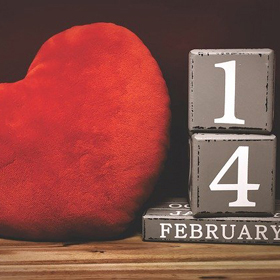
#> input picture Python/openCV/images/dct.jpg, 280 x 280 px
$ jupyter execute dct_filtering.ipynb
#> lines starting #> are read from the running program, lines starting #| are printed output that depends on the picture
### Python/openCV/Common/dct2d.py
import numpy as np, cv2, math
import scipy.fftpack as sf

def cos(n,k,N):
    return math.cos((n + 1/2) * math.pi * k / N)

def ck(k, N):
    return math.sqrt(1/N) if k==0 else math.sqrt(2/N)

# [19 lines left out: functions dct, idct, dct2, idct2, not called in this run]

def scipy_dct2(a):
    tmp = sf.dct(a, axis=0, norm='ortho' )
    return sf.dct(tmp, axis=1, norm='ortho' )

def scipy_idct2(a):
    tmp = sf.idct(a, axis=0, norm='ortho')
    return sf.idct(tmp, axis=1 , norm='ortho')


# [9 lines left out: functions dct2_mode, idct2_mode, not called in this run]

### Python/openCV/dct_filtering.ipynb
[cell 1]
import numpy as np, cv2
from Common.dct2d import *

[cell 2]
def dct2_mode(block, mode):
    if mode==1: return dct2(block)
    elif mode==2: return  scipy_dct2(block)
    elif mode==3: return  cv2.dct(block.astype('float32'))

[cell 3]
def idct2_mode(block, mode):
    if mode==1: return idct2(block)
    elif mode==2: return scipy_idct2(block)
    elif mode==3: return cv2.dct(block, flags=cv2.DCT_INVERSE)

[cell 4]
def dct_filtering(img, filter, M, N):
    dst = np.empty(img.shape, np.float32)
    for i in range(0, img.shape[0], M):                    # ?? ?? ??
        for j in range(0, img.shape[1], N):
            block = img[i:i+M, j:j+N]                      # ?? ??
            dct_block = dct2_mode(block, mode)             # DCT ??
            dct_block = dct_block * filter                 # ??? ?? ???
            dst[i:i+M, j:j+N] = idct2_mode(dct_block, mode)    # ? DCT
    return cv2.convertScaleAbs(dst)

[cell 5]
image = cv2.imread('images/dct.jpg', cv2.IMREAD_GRAYSCALE)
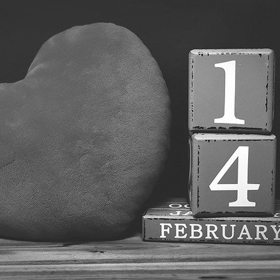
#> image: shape (280, 280); min 16, max 255, mean 96.2
if image is None: raise Exception("영상 파일을 읽기 에러")
mode = 2
M, N = 8, 8
filters = [np.zeros((M, N), np.float32) for i in range(5)]
titles = ['DC Pass', 'High Pass', 'Low Pass', 'Vertical Pass', 'Horizental Pass' ]

[cell 6]
filters[0][0, 0] = 1                     	# DC 계수만 1 지정 – DC Pass
filters[1][:], filters[1][0, 0] = 1, 0		# 모든 계수 1, DC 계수만 0 지정 – High Pass
filters[2][:M//2, :N//2] = 1				# 저주파 영역 모두 1 지정 – Low Pass
filters[3][0, 1:] = 1                     	# 첫 행열 1 지정 – Vertical
filters[4][1:, 0] = 1						# 첫 열만 1 지정 – Horizental

[cell 7]
for filter, title in zip(filters, titles):
    dst = dct_filtering(image, filter, M, N)          # ?? ??? DCT ??
    cv2.imshow(title, dst)
#> this loop made 5 passes
#> pass 1, `dst = dct_filtering(image, filter, M, N)`:
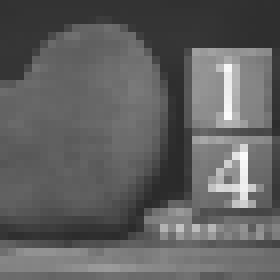
#> dst: shape (280, 280); min 42, max 251, mean 96.2
#> pass 2, `dst = dct_filtering(image, filter, M, N)`:
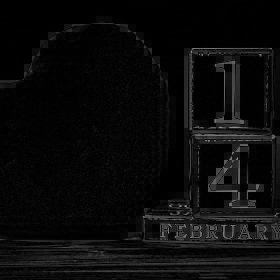
#> dst: shape (280, 280); min 0, max 147, mean 11
#> pass 3, `dst = dct_filtering(image, filter, M, N)`:
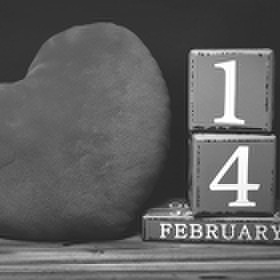
#> dst: shape (280, 280); min 20, max 255, mean 96.2
